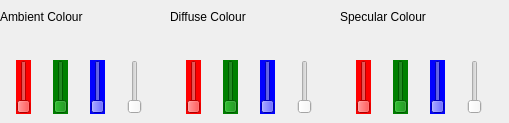
      <widget class="QWidget" name="colorTab">
       <attribute name="title">
        <string>Page</string>
       </attribute>
       <widget class="QWidget" name="verticalLayoutWidget">
        <property name="geometry">
         <rect>
          <x>0</x>
          <y>10</y>
          <width>160</width>
          <height>104</height>
         </rect>
        </property>
        <layout class="QVBoxLayout" name="AmbientColorLayout">
         <item>
          <widget class="QLabel" name="label">
           <property name="text">
            <string>Ambient Colour</string>
           </property>
          </widget>
         </item>
         <item>
          <widget class="QWidget" name="colorWidget" native="true">
           <property name="minimumSize">
            <size>
             <width>0</width>
             <height>24</height>
            </size>
           </property>
           <property name="autoFillBackground">
            <bool>true</bool>
           </property>
          </widget>
         </item>
         <item>
          <layout class="QHBoxLayout" name="horizontalLayout_9">
           <item>
            <widget class="QSlider" name="redSlider">
             <property name="styleSheet">
              <string notr="true">background-color: red;
color: rgb(0, 0, 0);
handle-color: black;</string>
             </property>
             <property name="orientation">
              <enum>Qt::Vertical</enum>
             </property>
            </widget>
           </item>
           <item>
            <widget class="QSlider" name="greenSlider">
             <property name="styleSheet">
              <string notr="true">background-color: green</string>
             </property>
             <property name="orientation">
              <enum>Qt::Vertical</enum>
             </property>
            </widget>
           </item>
           <item>
            <widget class="QSlider" name="blueSlider">
             <property name="styleSheet">
              <string notr="true">background-color: blue</string>
             </property>
             <property name="orientation">
              <enum>Qt::Vertical</enum>
             </property>
            </widget>
           </item>
           <item>
            <widget class="QSlider" name="alphaSlider">
             <property name="orientation">
              <enum>Qt::Vertical</enum>
             </property>
            </widget>
           </item>
          </layout>
         </item>
        </layout>
       </widget>
       <widget class="QWidget" name="verticalLayoutWidget_2">
        <property name="geometry">
         <rect>
          <x>170</x>
          <y>10</y>
          <width>160</width>
          <height>104</height>
         </rect>
        </property>
        <layout class="QVBoxLayout" name="diffuseColorLayout">
         <item>
          <widget class="QLabel" name="label_2">
           <property name="text">
            <string>Diffuse Colour</string>
           </property>
          </widget>
         </item>
         <item>
          <widget class="QWidget" name="colorWidget2" native="true">
           <property name="minimumSize">
            <size>
             <width>0</width>
             <height>24</height>
            </size>
           </property>
           <property name="autoFillBackground">
            <bool>true</bool>
           </property>
          </widget>
         </item>
         <item>
          <layout class="QHBoxLayout" name="horizontalLayout_10">
           <item>
            <widget class="QSlider" name="redSliderDiffuse">
             <property name="styleSheet">
              <string notr="true">background-color: red;
color: rgb(0, 0, 0);
handle-color: black;</string>
             </property>
             <property name="orientation">
              <enum>Qt::Vertical</enum>
             </property>
            </widget>
           </item>
           <item>
            <widget class="QSlider" name="blueSliderDiffuse">
             <property name="styleSheet">
              <string notr="true">background-color: green</string>
             </property>
             <property name="orientation">
              <enum>Qt::Vertical</enum>
             </property>
            </widget>
           </item>
           <item>
            <widget class="QSlider" name="greenSliderDiffuse">
             <property name="styleSheet">
              <string notr="true">background-color: blue</string>
             </property>
             <property name="orientation">
              <enum>Qt::Vertical</enum>
             </property>
            </widget>
           </item>
           <item>
            <widget class="QSlider" name="alphaSliderDiffuse">
             <property name="orientation">
              <enum>Qt::Vertical</enum>
             </property>
            </widget>
           </item>
          </layout>
         </item>
        </layout>
       </widget>
       <widget class="QWidget" name="verticalLayoutWidget_3">
        <property name="geometry">
         <rect>
          <x>340</x>
          <y>10</y>
          <width>160</width>
          <height>104</height>
         </rect>
        </property>
        <layout class="QVBoxLayout" name="diffuseColorLayout_2">
         <item>
          <widget class="QLabel" name="label_3">
           <property name="text">
            <string>Specular Colour</string>
           </property>
          </widget>
         </item>
         <item>
          <widget class="QWidget" name="colorWidget3" native="true">
           <property name="minimumSize">
            <size>
             <width>0</width>
             <height>24</height>
            </size>
           </property>
           <property name="autoFillBackground">
            <bool>true</bool>
           </property>
          </widget>
         </item>
         <item>
          <layout class="QHBoxLayout" name="horizontalLayout_11">
           <item>
            <widget class="QSlider" name="redSliderSpecular">
             <property name="styleSheet">
              <string notr="true">background-color: red;
color: rgb(0, 0, 0);
handle-color: black;</string>
             </property>
             <property name="orientation">
              <enum>Qt::Vertical</enum>
             </property>
            </widget>
           </item>
           <item>
            <widget class="QSlider" name="blueSliderSpecular">
             <property name="styleSheet">
              <string notr="true">background-color: green</string>
             </property>
             <property name="orientation">
              <enum>Qt::Vertical</enum>
             </property>
            </widget>
           </item>
           <item>
            <widget class="QSlider" name="greenSliderSpecular">
             <property name="styleSheet">
              <string notr="true">background-color: blue</string>
             </property>
             <property name="orientation">
              <enum>Qt::Vertical</enum>
             </property>
            </widget>
           </item>
           <item>
            <widget class="QSlider" name="alphaSliderSpecular">
             <property name="orientation">
              <enum>Qt::Vertical</enum>
             </property>
            </widget>
           </item>
          </layout>
         </item>
        </layout>
       </widget>
      </widget>
